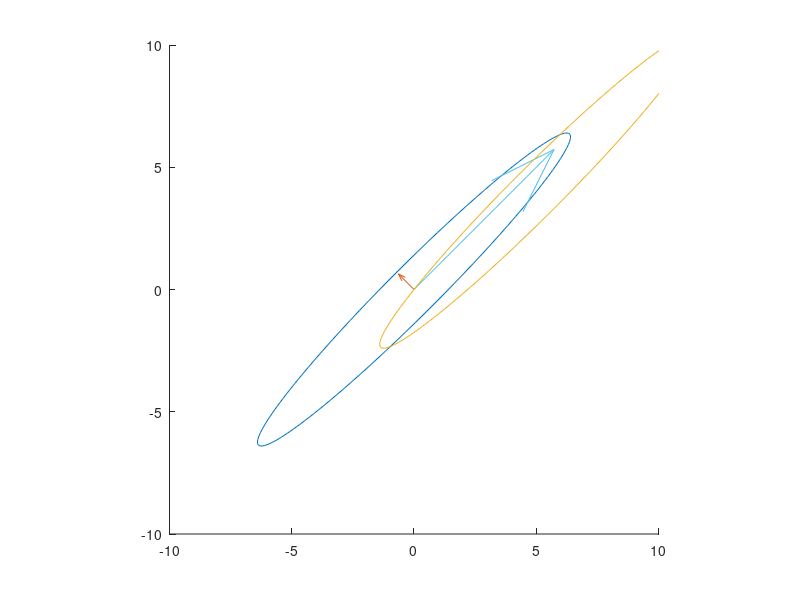

The MATLAB source for this figure: (Note: this script raises an error after producing the figure.)
% Clear workspace
clear
close(findall(0,'Type','figure'));
clc;

%Geometry Brannan
%Differential geometry William burke

A = [[5,4];[4,5]];
[V,D] = eig(A);
n = 100;
theta = linspace(0,2*pi,n);
c = [cos(theta);sin(theta)];
figure
hold on
axis equal
axis([-10,10,-10,10]);
e = A*c;
plot(e(1,:),e(2,:));
quiver(0,0,D(1,1)*V(1,1),D(1,1)*V(1,2));
quiver(0,0,D(2,2)*V(2,1),D(2,2)*V(2,2));
%p = [8;0];
p = e(:,1);
fac = diag(sqrt(2));
fac = 1;
e_trans = V*fac*D*V'*c + p;
plot(e_trans(1,:),e_trans(2,:));

[p1,p2] = circleIntersection(A\p);
pp = A*p1;
pp2 = A*p2;
plot(p(1),p(2),'o','markersize',8);
plot(pp(1),pp(2),'o')
plot(pp2(1),pp2(2),'o')
v = polar(p);
l = norm(v);
k = dot(p,v)/dot(v,v);
drawLine(v);
[perp1,perp2] = ortho(A,p);
f_ortho(p,perp1)

plot(perp1(1),perp1(2),'o');
plot(perp2(1),perp2(2),'o');

keyboard
function out = f(x)
A = [[5,4];[4,5]];
A_inv = inv(A);
out = dot(x,(A_inv'*A_inv)*x) - 1;
end
function out = f_ortho(u,v)
A = [[5,4];[4,5]];
A_inv = inv(A);
out = dot(u,(A_inv'*A_inv)*v);
end
function out = polar(x)
A = [[5,4];[4,5]];
A_inv = inv(A);
v = (A_inv'*A_inv)*x;
out = v/(dot(v,v));
end
function drawLine(v)
ortho = [-v(2);v(1)];
fac = 20;
pi = v + fac*ortho;
pj = v - fac*ortho;
line([pi(1),pj(1)],[pi(2),pj(2)]);
pi =  + fac*ortho;
pj =  - fac*ortho;
line([pi(1),pj(1)],[pi(2),pj(2)]);
end
function [p1,p2] = circleIntersection(x2)
x1 = [0;0];
r1 = 1;
r2 = sqrt(dot((x2 - x1),(x2 - x1)));
% figure
% hold on
%see wikipedia article on radical axis
dir = x2 - x1;
d = norm(dir);
n = dir/d;
a = (d^2 + r1^2 - r2^2) / (2*d);
b = sqrt(r1^2 - a^2);
n_ortho_1 = [-n(2); n(1)];
p1 = x1 + a*n + b*n_ortho_1;
p2 = x1 + a*n - b*n_ortho_1;
end
function [res1,res2] = ortho(A,p)
pi = A\p;
pj1 = [-pi(2);pi(1)];
pj2 = -[-pi(2);pi(1)];
res1 = A*pj1; multil
res2 = A*pj2; 
end